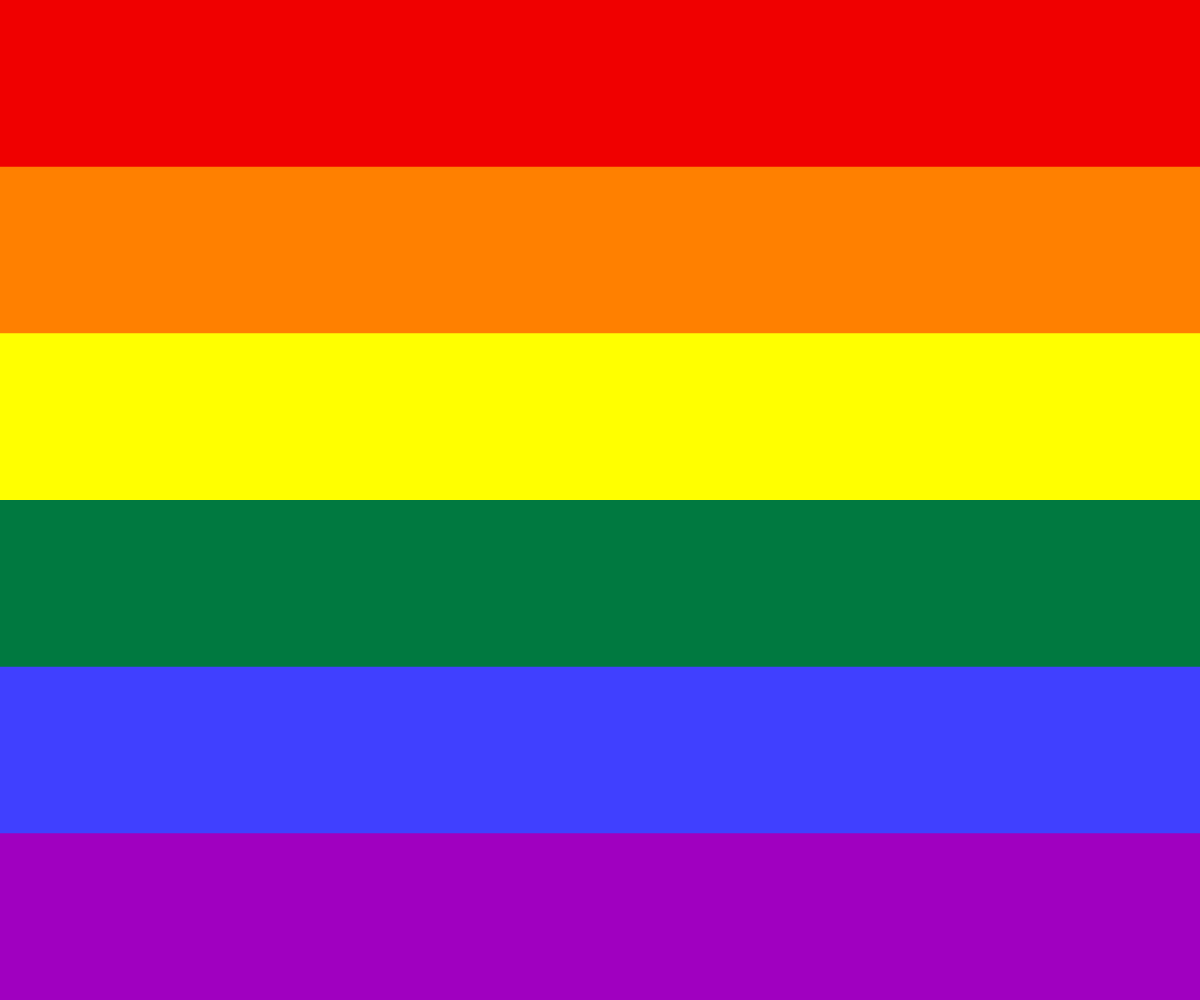
Frame 1 (no input)
Frame 60 (no input): identical to frame 1, image omitted
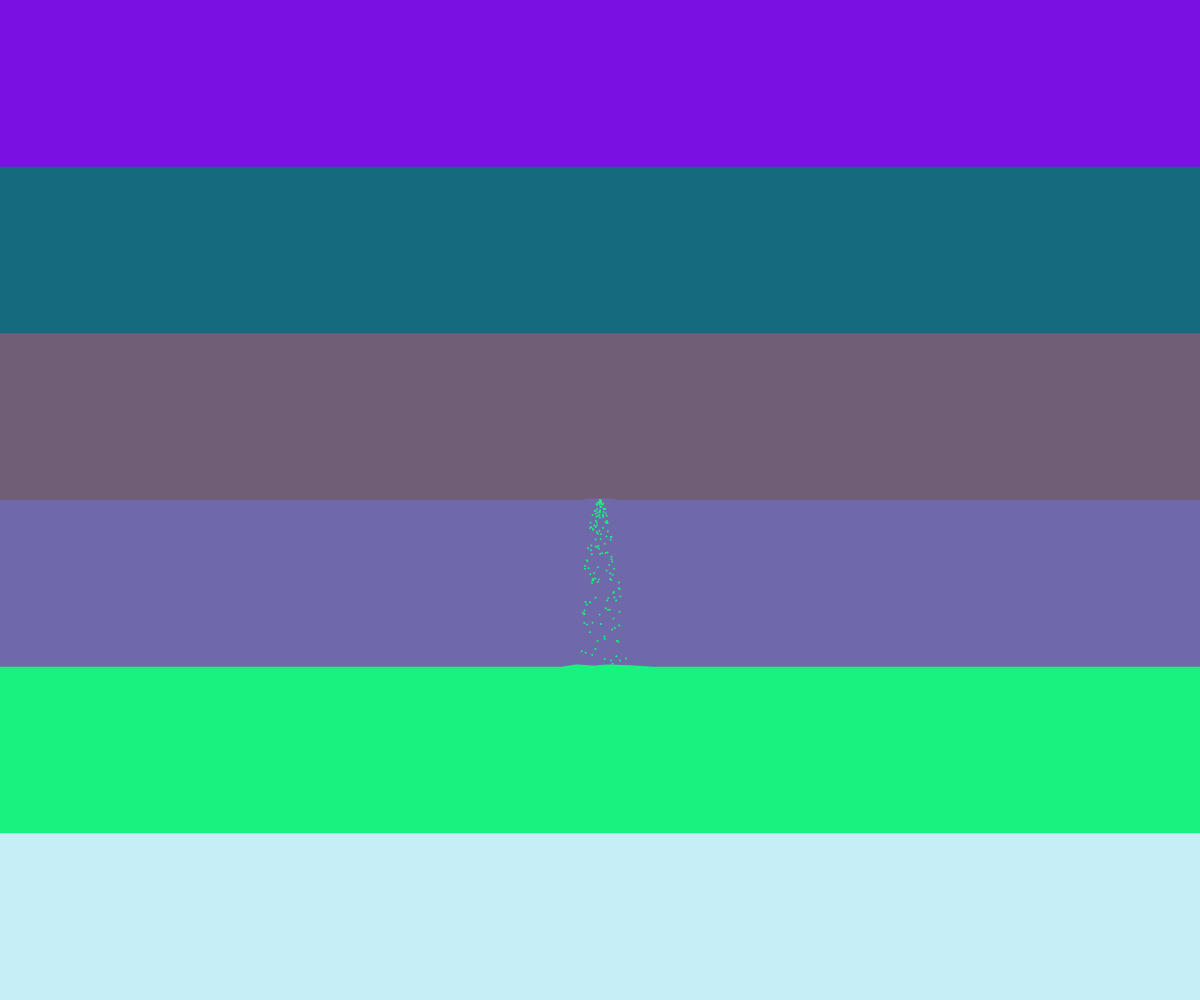
Frame 120 (the mouse pressed at the canvas centre since frame 60)

The p5.js sketch that drew these frames (run headless with seeded random() and noise() and a simulated clock; from frame 60 on, the mouse is pressed at the canvas centre):

// p5.js sketch
// ── sketch.js
var layer = 6;
var s = []
var go_through = false;

var pride = ["#f00000", "#ff8000", "#ffff00", "#007940", "#4040ff", "#a000c0"];
function setup() {
  createCanvas(windowWidth, windowHeight);
  var i;
  for(i = layer ; i > 0; i--){
    s.push(new System(i*height/(layer), layer-i));
  }

  for(i = 1; i < s.length - 1; i++){
    s[i].next = s[i+1];
  }
}

function Parameters(i){
  this.g = 0.1;
  this.spread = 0.5;
  this.size = 2;
  this.rate = 3;
  this.growth_coefficient = .5;
  this.max_growth = this.size*this.rate;

  this.threshold = 6;
  this.precision = 80;
  this.viscosity = 10;
  this.fill = color(pride[i]);
}

function randomify(p){
  // p.threshold = random(0,8);
  // p.viscosity = random(1,20);
  p.fill = color(random(255),random(255),random(255));
}

function System(offset,i){
  this.next = null;
  var p = new Parameters(i);


  function Particle(_x,_y,flag) {
    this.x = constrain(_x,0, width);
    this.y = max(_y,0);
    var dy = random(0,p.spread),
        dx = random(-p.spread, p.spread);
    if(flag){
      dy = dx = 0;
    }

    this.draw = function(_p){
      noStroke();
      fill(_p.fill);
      ellipse(this.x, this.y, p.size, p.size);

    }

    this.loop = function() {
      dy += p.g;
      this.x += dx;
      this.y += dy;
      if (this.x < 0 || this.x > width) {
        this.x -= 2*dx;
        dx *= -1;
      }
      this.x = constrain(this.x,0,width);
    }
  }

  function Liquid(offset) {
    var h = [], temp = [], i;
    for(i = 0 ; i < p.precision; i++){
      h.push(offset);
      temp.push(offset);
    }

    this.draw = function() {
      fill(p.fill);
      noStroke();
      beginShape();
      curveVertex(0, height);
      curveVertex(0, height);
      curveVertex(0, height - h[0]);
      for (i = 0; i < h.length; i++)
        curveVertex(i*width/(h.length-1), height-h[(i+h.length)%h.length]);
      curveVertex(width, height- h[h.length-1]);
      curveVertex(width, height);
      curveVertex(width, height);
      endShape();
    }

    this.equalize = function() {
      for (i = 0; i < h.length; i++) {
        var den = 2+p.viscosity;
        var left = h[(i+h.length-1)%h.length];
        var right = h[(i+1)%h.length];

        if (i == 0 || abs(left-h[i]) < p.threshold ) {
          left = 0;
          den--;
        }

        if (i==h.length-1 || abs(right-h[i]) < p.threshold) {
          right = 0;
          den--;
        }
        temp[i] = (left+right+p.viscosity*h[i])/(den);
      } 

      for (i = 0; i < h.length; i++) {
        h[i] = temp[i];
      }
    }
    
    this.y_value = function(x){
       var left = floor(x*(p.precision-1)/width);
       var right = ceil(x*(p.precision-1)/width);
       
       left = constrain(left,0,p.precision-1);
       right = constrain(right,0,p.precision-1);

       if(left==right) return height - h[left];

       var ret = map(x, left*width/(p.precision-1), right*width/(p.precision-1),height - h[left], height - h[right]);
      return ret;
    }

    this.isIn = function(point){
       return point.y > this.y_value(point.x);
    }
    
    this.add = function(point){
       var left = floor(point.x*(p.precision-1)/width);
       var right = ceil(point.x*(p.precision-1)/width);
       var k = map(point.x, left*width/(p.precision-1), right*width/(p.precision-1), 0,1);
       h[left] += k*p.size*p.growth_coefficient;
       h[right] += (1-k)*p.size*p.growth_coefficient;
       h[left] = min(h[left],temp[left] + p.max_growth);
       h[right] = min(h[right],temp[right] + p.max_growth);

       h[left] = min(h[left],height);
       h[right] = min(h[right],height);
    }

    this.resize = function(k){
      for(var i = 0; i < h.length; i++)
        h[i] *= k;
    }
  }

  this.al = [];
  var l = new Liquid(offset);

  this.draw = function(mouse){
    var temp = [],i;
    l.draw();
    for (i = 0; i < this.al.length; i++) {
      var e = this.al[i];
      e.loop();
      e.draw(p);

      if(!l.isIn(e)) temp.push(e);
      else{
        l.add(e);
        if(this.next && go_through) {
          this.next.al.push(e);
        }
      }
    }
    this.al = temp;
    l.equalize();
    if (mouse && mouseY <= l.y_value(mouseX)) {  
      for(i = 0 ; i < p.rate; i++)
        this.al.push(new Particle(mouseX, mouseY));
      return true;
    } else return false;
  }

  this.mousePressed = function(){
    randomify(p);
  }

  this.resize = function(k){
    l.resize(k);
  }
}

function draw() {
  background(0);

  var i;
  var mouse = true;
  for (i = 0; i < s.length; i++){
    if(s[i].draw(mouse)) mouse = false; 
  }

  // if(mouse){
  //   s.push(new System(0));
  //   s[s.length-1].draw(mouse);
  // }
}

function mousePressed(){
  for(var i = 0; i < s.length; i++)
    s[i].mousePressed();
}

function windowResized() {
  console.log("RESIZE");
  for(var i = 0; i < s.length; i++)
    s[i].resize(windowHeight/height);
  resizeCanvas(windowWidth, windowHeight);
}
